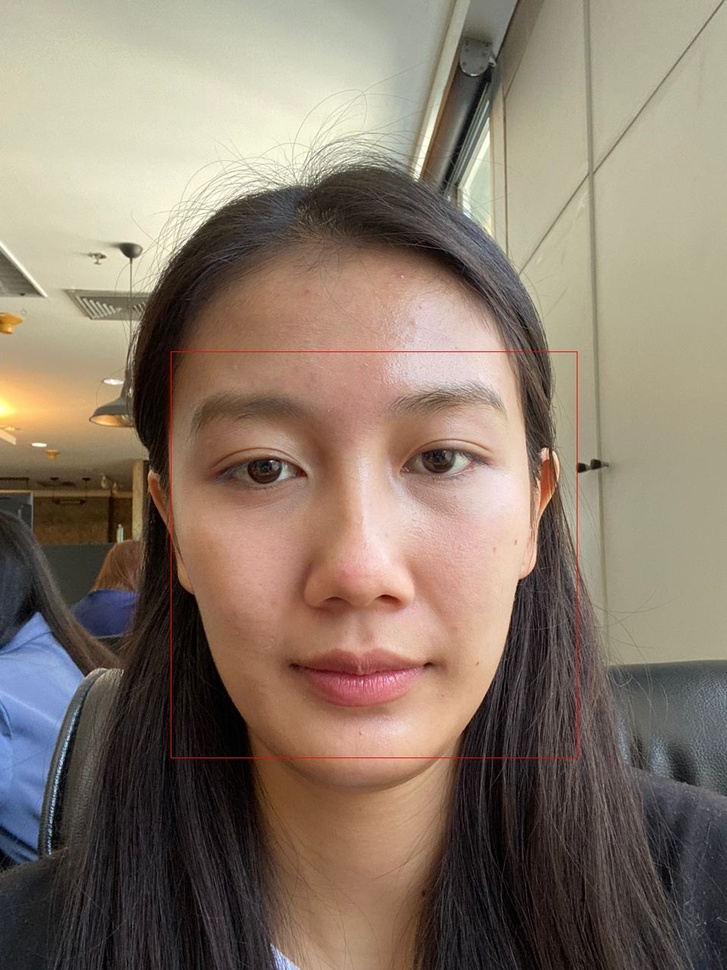
#> input picture IoT/scr/research/test.jpg, 727 x 970 px, shrunk from 958 x 1278 before the run, given in place of the camera
$ python test1.py
#> lines starting #> are read from the running program, lines starting #| are printed output that depends on the picture
import numpy as np
import cv2
from PIL import Image

cap = cv2.VideoCapture(0)
font = cv2.FONT_HERSHEY_SIMPLEX
new_width = 300
new_height = 300
check_reg = False
check_take_photo_one = False
check_crop_one = False
classifier = cv2.CascadeClassifier('haarcascade_frontalface_default.xml')
while(True):
    # Capture frame-by-frame
    ret, frame = cap.read()
#> frame is the input picture: shape (970, 727, 3); mean B, G, R 107.4, 122.1, 137.5
    frame_copy = frame.copy()
    frame = cv2.cvtColor(frame,cv2.COLOR_BGR2RGB)
    frame_copy = cv2.cvtColor(frame_copy,cv2.COLOR_BGR2RGB)
    pil_im = Image.fromarray(frame_copy)
    w, h = pil_im.size
#> w = 727; h = 970
    left = (w - new_width)/2
#> left = 213.5
    top = (h - new_height)/2
#> top = 335
    right = (w + new_width)/2
#> right = 513.5
    bottom = (h + new_height)/2
#> bottom = 635

    pil_im = pil_im.crop((left, top, right, bottom))
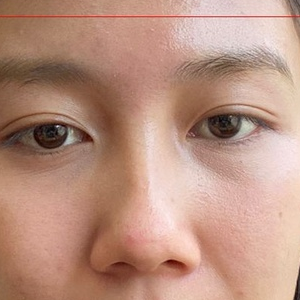
#> pil_im: PIL image 300x300 RGB; mean R, G, B 185.9, 145.6, 128.7
    open_cv_image = np.array(pil_im)
    open_cv_image = open_cv_image[:, :, ::-1].copy()


    bboxes = classifier.detectMultiScale(open_cv_image)
#> bboxes = ()
    if len(bboxes) > 0:
        print('detected')
    else:
        print('None')

    # print(fps)
    for box in bboxes:
        x, y, width, height = box
        x2, y2 = x + width, y + height
        x_percent = (x2-x)/300
        print(x_percent)

        if x_percent >= .68 and x_percent <= .75:
            img_crop_frame = open_cv_image.copy()
            cv2.rectangle(open_cv_image, (x, y), (x2, y2), (0,255,0), 1)
            if check_crop_one == False:
                img_crop_frame = cv2.cvtColor(img_crop_frame,cv2.COLOR_BGR2RGB)
                crop_face = Image.fromarray(img_crop_frame)
                croped = crop_face.crop((x,y,x2,y2))
                croped.save('crop_facexml.bmp')
                check_crop_one = True
            check_reg = True
        else:
            check_reg = False
            cv2.rectangle(open_cv_image, (x, y), (x2, y2), (0,0,255), 1)
#> this loop made 0 passes
#> after the loop, check_crop_one = False
        # cv2.putText(open_cv_image,'face',(x,y),font,3,(255,0,0),cv2.LINE_4)

    if check_reg:
        cv2.rectangle(frame_copy, (int(left), int(top)), (int(right), int(bottom)), (0,255,0), 1)
        if check_take_photo_one == False:
            pil_im_takephoto = Image.fromarray(frame)
            img_crop = pil_im_takephoto.crop((left,top,right,bottom))
            img_crop.save("face_takephoto.bmp")
            check_take_photo_one=True
    else:
        cv2.rectangle(frame_copy, (int(left), int(top)), (int(right), int(bottom)), (255,0,0), 1)
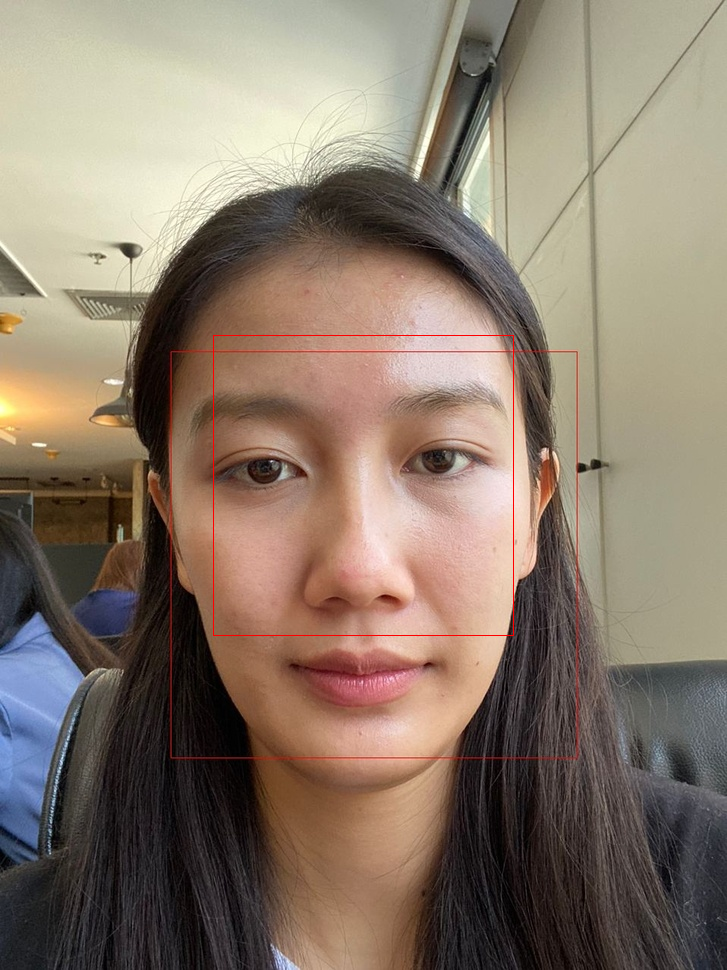
#> frame_copy: shape (970, 727, 3); mean R, G, B 137.6, 121.9, 107.2

    # Display the resulting frame
    frame_copy = cv2.cvtColor(frame_copy,cv2.COLOR_RGB2BGR)
    cv2.imshow('crop',open_cv_image)
    cv2.imshow('original',frame_copy)

    if cv2.waitKey(1) & 0xFF == ord('q'):
#> (key q is pressed here)
        break

# When everything done, release the capture
cap.release()
cv2.destroyAllWindows()
